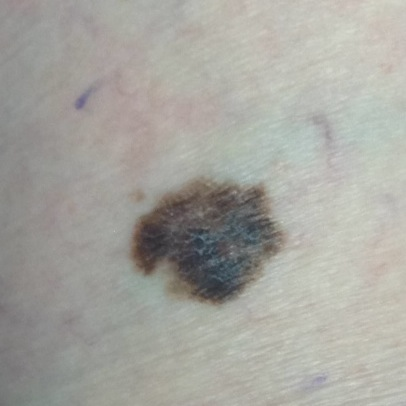
#> input picture lab2/moles/melanoma_1.jpg, 406 x 406 px
$ python ex1.py
#> lines starting #> are read from the running program, lines starting #| are printed output that depends on the picture
"""
@author: MZ
"""

import numpy as np
import matplotlib.image as mpimg
import matplotlib.pyplot as plt
from sklearn.cluster import KMeans
from scipy.ndimage.morphology import binary_fill_holes


class Figure(object):
    def __init__(self, file):
#> called with file = 'moles/melanoma_1.jpg'
        self.file = file
        self.original = mpimg.imread(self.file)
#> self.original is the input picture: shape (406, 406, 3); mean R, G, B 165.7, 165, 158.8
        self.N1, self.N2, self.N3 = self.original.shape
#> self.N1 = 406; self.N2 = 406; self.N3 = 3
        N1, N2, N3 = self.N1, self.N2, self.N3
#> N1 = 406; N2 = 406; N3 = 3
        self.im_2d = self.original.reshape((N1 * N2, N3))
        # pixel in position i.j goes to position k=(i-1)*N2+j)
        self.Nr, self.Nc = self.im_2d.shape
#> self.Nr = 164836; self.Nc = 3
        self.N_cluster = 4
        self.k_means = KMeans(n_clusters=self.N_cluster, random_state=0)
        self.k_means.fit(self.im_2d)
        self.k_means_centroids = self.k_means.cluster_centers_.astype('uint8')

    def show_figure(self, title='title'):
        plt.figure()
        plt.imshow(self.original, interpolation=None)
        plt.title(title)
        plt.pause(0.05)

    def quantized(self):
        im_2d_quantized = self.im_2d.copy()
        for kc in range(self.N_cluster):
            quant_color_kc = self.k_means_centroids[kc, :]
            ind = (self.k_means.labels_ == kc)
            im_2d_quantized[ind, :] = quant_color_kc
        return im_2d_quantized.reshape((self.N1, self.N2, self.N3))
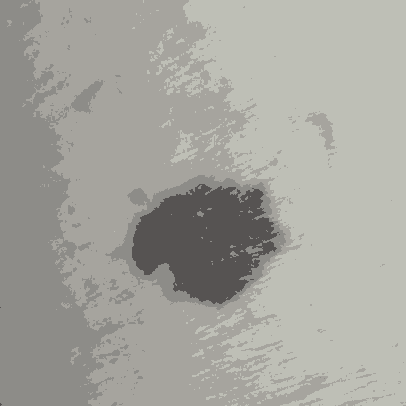
#> returned value: shape (406, 406, 3); mean of channels 0, 1, 2 165.2, 164.5, 158.1; drawn as R, G, B


class Polish(object):
    def __init__(self, subset_matrix):
        self.subset = subset_matrix
        self.n_row, self.n_col = self.subset.shape
        self.polished = np.zeros((self.n_row, self.n_col), dtype=float)

    def polish(self):
        n_row = self.n_row
        n_col = self.n_col
        print("---polishing matrix with dimension %sx%s---" % (n_row, n_col))
        self.polished = binary_fill_holes(self.subset).astype(int)
        plt.matshow(self.polished)
        plt.title("hole filling")
        # polishing outside


    def area(self):
        return

    def perimeter(self):
        return


class Circle(object):
    def __init__(self, area_circle):
        self.area = area_circle

    def perimeter(self):
        return


if __name__ == '__main__':
    np.set_printoptions(precision=2)
    plt.close('all')
    filein = 'moles/melanoma_1.jpg'
    # filein = 'moles/low_risk_1.jpg'
    # filein = 'moles/medium_risk_1.jpg'
    fig_original = Figure(filein)
    fig_original.show_figure('original image')
    fig_quantized = fig_original.quantized()
    plt.figure()
    plt.title('quantized image')
    plt.imshow(fig_quantized, interpolation=None)
    plt.pause(0.05)
    # 1: find the darkest color found by k-means darkest color corresponds to the mole
    centroids = fig_original.k_means_centroids
    sc = np.sum(centroids, axis=1)
    i_col = sc.argmin()
    im_clust = fig_original.k_means.labels_.reshape(fig_original.N1, fig_original.N2)
    # plt.matshow(im_clust)
    # 3: find the positions i,j where im_clust is equal to i_col
    # the 2D Ndarray zpos stores the coordinates i,j only of the pixels
    # in cluster i_col
    zpos = np.argwhere(im_clust == i_col)
    # 4: ask the user to write the number of objects belonging to
    # cluster i_col in the image with quantized colors

    N_spots_str = input("How many distinct dark spots can you see in the image? ")
#> the answer given: moles/melanoma_1.jpg
#> (the run stopped early here; a loop or call above may not have finished)

$ run again, with lab2/moles/melanoma_11.jpg copied over lab2/moles/melanoma_1.jpg
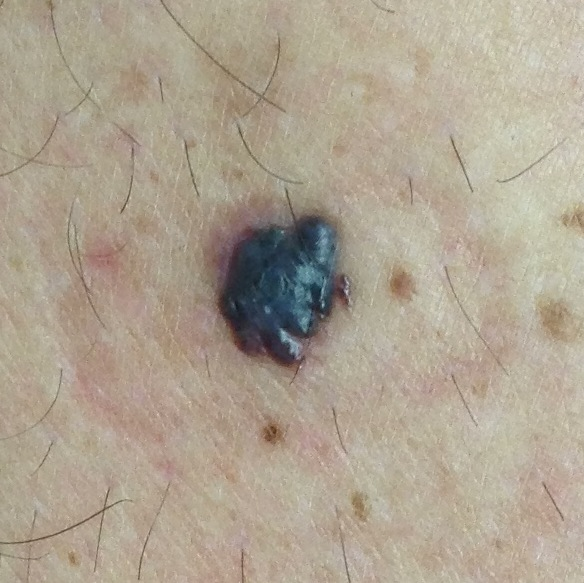
#> input picture lab2/moles/melanoma_11.jpg, 584 x 583 px
#> in __init__, self.original is the input picture: shape (583, 584, 3); mean R, G, B 173.8, 162.6, 145.4
#> in quantized, `return im_2d_quantized.reshape((self.N1, self.N2, self.N3))`:
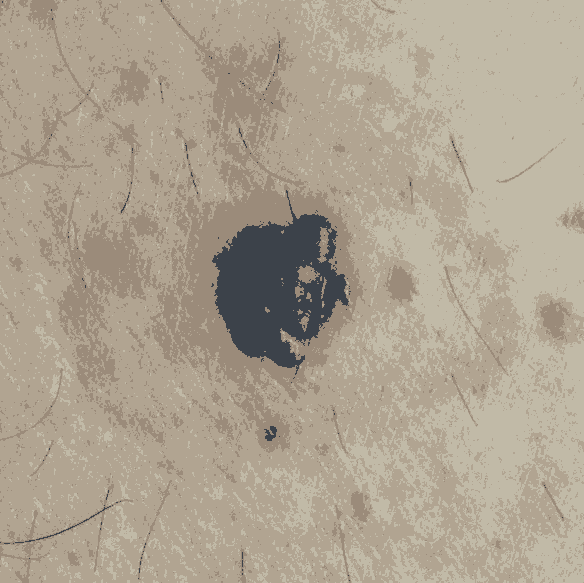
#> returned value: shape (583, 584, 3); mean of channels 0, 1, 2 173.5, 162.5, 144.9; drawn as R, G, B
